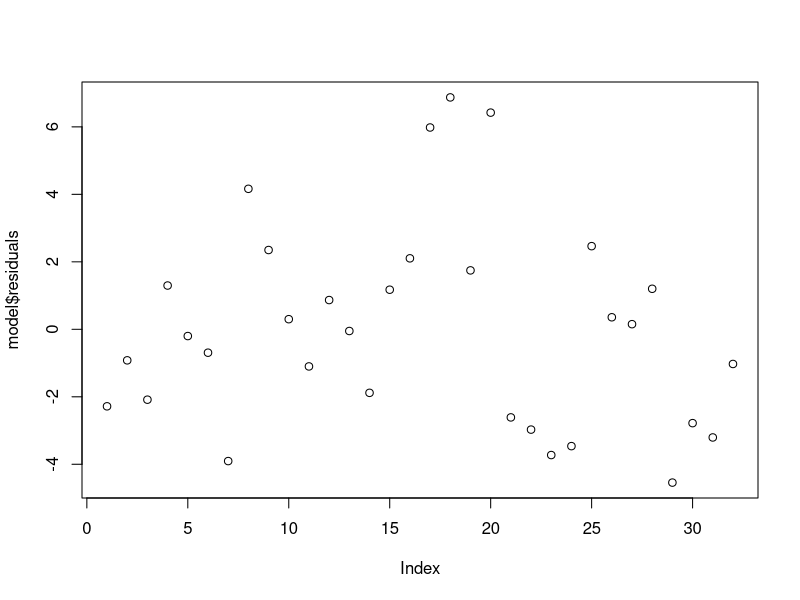

Write the R code that produced this figure.
## Bootcamp Data Science para el sector público de salud
## OpenSalud LAB

## Taller Estructura de datos

# install.packages("tidyverse")
library(tidyverse)

# Vectores - Matrices y Arrays - Listas - DataFrames



## Vectores ----

dbl_var <- c(1, 2.5, 4.5)

int_var <- c(1L, 6L, 10L)

.Machine$integer.max
.Machine$double.xmax

log_var <- c(TRUE, FALSE, T, F)

chr_var <- c("este es", "un mensaje")
chr_var2 <- c("1", "2", "3")

typeof(dbl_var)
typeof(int_var)
typeof(log_var)
typeof(chr_var)

# Vectores atómicos y coerción
str(c("a", 1))

x <- c(FALSE, FALSE, TRUE)

as.numeric(c(FALSE, FALSE, TRUE))

sum(x)



## Listas ----

list_x <- list(1:3, "a", c(TRUE, FALSE, TRUE), c(2.3, 5.9))
str(list_x)
is.list(list_x)
unlist(list_x)

str(list_x[1])
str(list_x[[1]])

# Formas de nombrar los elementos de las listas
list_x2 <- list(a = 1:3, b = "a", c = c(TRUE, FALSE, TRUE), d = c(2.3, 5.9))
names(list_x2)
list_x2$a
list_x2[["a"]]

list_x3 <- purrr::set_names(list_x[1:4], c("a", "b", "c", "d"))

# Listas recursivas
recursive <- list(list(list(list())))
str(recursive)
is.recursive(recursive)

# Ejemplo del uso de una lista
mtcars
model <- lm(mpg ~ wt, data = mtcars)
is.list(model)
model$residuals
plot(model$residuals)


## Matrices y Arrays ----

m <- matrix(c(1, 2, 3, 4, 5, 6), nrow = 2, byrow = FALSE)
m

a <- array(1:12, c(2, 3, 2))
a

b <- 1:6
dim(b) <- c(3, 2)
dim(b) <- c(2, 3)


# Ejemplo de matrices
population2018 <- c(123, 345, 300)

population2019 <- c(100, 120, 30)

population <- matrix(c(population2018, population2019), nrow = 3, byrow = FALSE)

length(population)
dim(population)

colnames(population) <- c("Population2018", "Population2019")
rownames(population) <- c("Italy", "France", "Germany")


# Seleccionar por nombre
population["Italy", ]

population[, "Population2018"]

population[c("Italy", "Germany"), ]

population[, c("Population2018", "Population2019")]

# Seleccionar por índice
population[1, ]

population[, 2]


# Expandiendo la matriz
population <- cbind(population, Population2020 = c(123, 23, 125))

population <- rbind(population, Spain = c(123, 200, 12))


# Algunas estadísticas usando matrices
str(population)

rowSums(population)

enriched_m <- cbind(population, Total = rowSums(population))

colSums(population)

enriched_m <- rbind(population, Total = colSums(population))

mean(population)

mean(population[, 2])

max(population["Spain", ])

population / 2
population * 3
population[, 2] <- population[, 2] * 2
View(population)

# Encontrar el índice
which(population == max(population), arr.ind = TRUE)



## Data Frames ----

df <- data.frame(x = 1:3, y = c("a", "b", "c"))

str(df)
names(df)
rownames(df)
colnames(df)
length(df)
class(df)
is.data.frame(df)

# Subseting
df[, 1]
df[1:2, ]

df |> 
  select(x)


# Combinar dataframes
cbind(df, data.frame(z = 3:1))

rbind(df, data.frame(x = 10, y = "z"))

iris
str(iris)

# Subseting
sepal_length <- iris$Sepal.Length
class(sepal_length)
typeof(sepal_length)
str(sepal_length)
